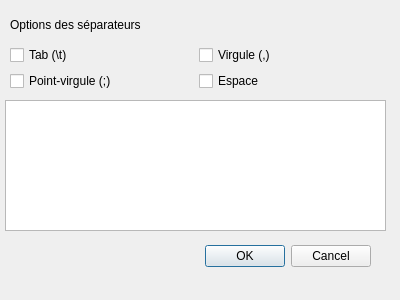
<?xml version="1.0" encoding="UTF-8"?>
<ui version="4.0">
 <class>Dialog</class>
 <widget class="QDialog" name="Dialog">
  <property name="geometry">
   <rect>
    <x>0</x>
    <y>0</y>
    <width>400</width>
    <height>300</height>
   </rect>
  </property>
  <property name="windowTitle">
   <string>Dialog</string>
  </property>
  <widget class="QDialogButtonBox" name="buttonBox">
   <property name="geometry">
    <rect>
     <x>30</x>
     <y>240</y>
     <width>341</width>
     <height>32</height>
    </rect>
   </property>
   <property name="orientation">
    <enum>Qt::Horizontal</enum>
   </property>
   <property name="standardButtons">
    <set>QDialogButtonBox::Cancel|QDialogButtonBox::Ok</set>
   </property>
  </widget>
  <widget class="QWidget" name="verticalLayoutWidget">
   <property name="geometry">
    <rect>
     <x>10</x>
     <y>10</y>
     <width>371</width>
     <height>81</height>
    </rect>
   </property>
   <layout class="QVBoxLayout" name="verticalLayout">
    <item>
     <widget class="QLabel" name="SepartorOptionLabel">
      <property name="text">
       <string>Options des séparateurs</string>
      </property>
     </widget>
    </item>
    <item>
     <layout class="QVBoxLayout" name="verticalLayout_2">
      <item>
       <layout class="QHBoxLayout" name="horizontalLayout_3">
        <item>
         <widget class="QCheckBox" name="tabCB">
          <property name="text">
           <string>Tab (\t)</string>
          </property>
         </widget>
        </item>
        <item>
         <widget class="QCheckBox" name="commaCB">
          <property name="text">
           <string>Virgule (,)</string>
          </property>
         </widget>
        </item>
       </layout>
      </item>
      <item>
       <layout class="QHBoxLayout" name="horizontalLayout_4">
        <item>
         <widget class="QCheckBox" name="semicolonCB">
          <property name="text">
           <string>Point-virgule (;)</string>
          </property>
         </widget>
        </item>
        <item>
         <widget class="QCheckBox" name="checkBox_4">
          <property name="text">
           <string>Espace</string>
          </property>
         </widget>
        </item>
       </layout>
      </item>
     </layout>
    </item>
   </layout>
  </widget>
  <widget class="QTableWidget" name="tableWidget">
   <property name="geometry">
    <rect>
     <x>5</x>
     <y>100</y>
     <width>381</width>
     <height>131</height>
    </rect>
   </property>
  </widget>
 </widget>
 <resources/>
 <connections>
  <connection>
   <sender>buttonBox</sender>
   <signal>accepted()</signal>
   <receiver>Dialog</receiver>
   <slot>accept()</slot>
   <hints>
    <hint type="sourcelabel">
     <x>248</x>
     <y>254</y>
    </hint>
    <hint type="destinationlabel">
     <x>157</x>
     <y>274</y>
    </hint>
   </hints>
  </connection>
  <connection>
   <sender>buttonBox</sender>
   <signal>rejected()</signal>
   <receiver>Dialog</receiver>
   <slot>reject()</slot>
   <hints>
    <hint type="sourcelabel">
     <x>316</x>
     <y>260</y>
    </hint>
    <hint type="destinationlabel">
     <x>286</x>
     <y>274</y>
    </hint>
   </hints>
  </connection>
 </connections>
</ui>
